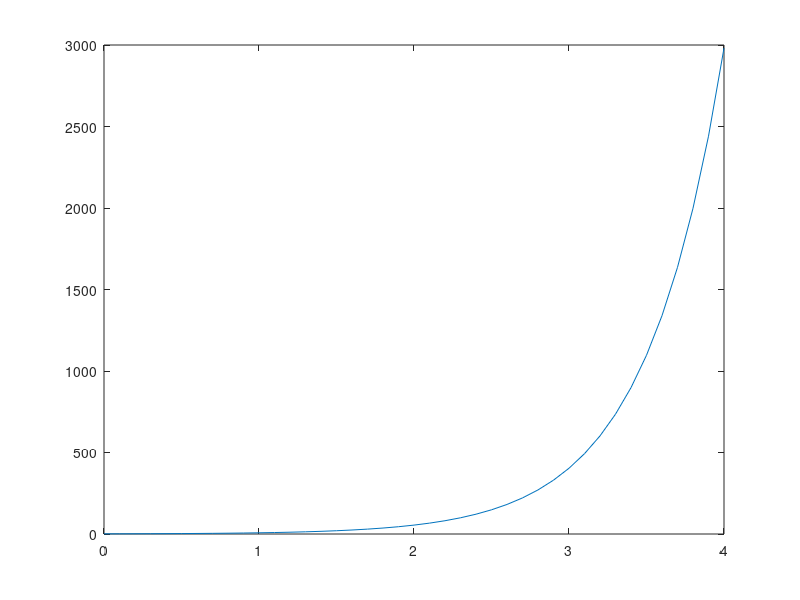

MATLAB code to generate this figure:
fprintf('Exercise 1:');
%- Indicative Exercises
%1. Create the vector x with elements ...
%a.2, 4, 6, 8, ...
a = [2:2:30];
%b.10, 8, 6, 4, 2, 0, -2, -4
b = [10:-2:-4]
%c.1, 1/2, 1/3, 1/4, 1/5, ...
c = [1:1:15].^(-1)
%d.0, 1/2, 2/3, 3/4, 4/5, ...
d = [1:1:10].*[2:1:11].^-1

fprintf('Exercise 2:');
%2. Create a vector with all odd numbers between 31 and 75.
ex2=[31:2:75]


fprintf('Exercise 3:');
%3. If 
x = [2 5 1 6]
%b. Add 16 to each element.
b = x+16
%c. Calculate the square root of each element
c = x.^0.5
%d. Calculate the square of each element
d= x.^2


fprintf('Exercise 4:');
%4. If x = [3 2 6 8]' and y = [4 1 3 5]' (x and y should be column vectors).
%a.Add the elements of x to y
clear;
 x = [3 2 6 8]'
 y = [4 1 3 5]'
x+y

%b.Elevate each element of x to the power determined by the corresponding element of y.
x.^y
%c.Divide each element of y by the corresponding element of x.
y./x
%d.Multiply each element of x by the corresponding element of y, calling the result "z".
z=x.*y
%e.Add the elements of z and assign the results to a variable "w".
w=sum(z)
%f.Calculate x'*y - w.
x'*y - w
%ans =  0


fprintf('Exercise 5:');
%5. Create a vector x with elements,
%xn = (-1)n+1/(2n-1)
%ans = -1.0000    0.3333   -0.2000    0.1429   -0.1111    0.0909   -0.0769    0.0667   -0.0588    0.0526
%Add the elements of this vector to a new vector
%vector (n = 100).
(-1).^[1:1:10]./(2.*[1:1:10]-1)


fprintf('Exercise 6:');
%6. Carry out the inverse of the series of elements of a given vector x.
x=[0 1 2 3 4]
x = x(length(x):-1:1)
 

fprintf('Exercise 7:');
%Given a vector, t= 1:0.2:2, write down the MATLAB expressions that will correctly
%compute the following:
t= 1:0.2:2
%a) ln(2 + t +t2)
log(2+ t+t.^2)
%b) et(1 + cos(3t))
exp(t).*(1+cos(3.*t))
%c) cos2(t) + sin2(t)
cos(t).^2+sin(t).^2
%d) tan‐1(1)
tan(-1).^1
%e) cot(t)
cot(t)
%f) sec2(t) + cot(t) – 1
sec(t).^2+cot(t)-1


fprintf('Exercise 8:');
%8) Plot the following funcƟons over the interval 0 < x < 4 :
x=[0:0.1:4]
%a) x^3
plot(x,x.^3)
%b) e^x
plot(x,exp(x))
xlabel('x-axis')
ylabel('y-axis')
set(gcf,'NumberTitle','off') %don't show the figure number
set(gcf,'Name','Whatever you want for the figure name') %select the name you want
%title('y = e^x')݁
%c)e^x^2
plot(x,exp(x).^2)


fprintf('Exercise 9:');
%Given the array A = [ 2 4 1 ; 6 7 2 ; 3 5 9], provide the commands
%needed to  
A = [ 2 4 1 ; 6 7 2 ; 3 5 9]
%a) Assign the first row of A to a vector called x1.
a=A(1,:)
%b) Assign the last 2 rows of A to an array called y.
b=A(2:3,:)
b=A(end-1:end,:) 
%c) Compute the sum over the columns of A.
c= sum(A)
%d) Compute the sum over the rows of A.
d=sum(A') %sum(A,2)
%f)Add the last rows in the end of the array.
f=[A ; A(1:2,:)]
%g)Add the sum of the lines to an extra line 
% and the sum of the columns to an extra column
g=[ [ A ; sum(A) ] [ sum(A,2) ; sum(A(:)) ] ]
%e)Αdd the sum of the first 2 lines to an extra line 
 e=[ [ A(1:2,:) ; sum(A(1:2,:))]]


fprintf('Exercise 10:');
%Given the array
A = [2 7 9 7 ; 3 1 5 6 ; 8 1 2 5]
% provide the command that will:
%a) assign the even‐numbered columns of A to an array called B
B=A(:,2:2:end)
%b) assign the odd‐numbered rows to an array called C
C= A(1:2:end,:)
%c) convert A into a 4‐by‐3 array (c = A')
%d) compute the reciprocal of each element of A! (SSSSOOOOOSSSSS)
d = 1./A
%e) compute the square‐root of each element of A
e = sqrt(A)


fprintf('Exercise 11:');
%Given x = 1:10 and y = [3 1 5 6 8 2 9 4 7 0], find the results of the
%following commands:
%a) 
clear;
x = 1:10
y = [3 1 5 6 8 2 9 4 7 0]
(x > 3) & (x < 8)
%return 1 if x>3 or 0 if x<=3 
%b) 
x(x > 5)
%c)
y(x <= 4)
%d) 
x( (x < 2) | (x >= 8) )
%e)
y( (x < 2) | (x >= 8) )
%f)
x(y < 0) 


fprintf('Exercise 12:');

%Given 
 x = [4 1 6] 
% and 
 y = [6 2 7]
% write the script to compute the following
%arrays:
%a) aij = xiyj
%b) bij = xi/yj
%c) ci = xiyi, then add up the elements of c.
%d) dij = xi/(2 + xi + yj)
%e) eij = reciprocal of the lesser of xi and yj

N = length(x);
for j = 1:N
 c(j) = x(j)*y(j);
 for k = 1:N
 a(j,k) = x(j)*y(k);
 b(j,k) = x(j)/y(k);
 d(j,k) = x(j)/(2 + x(j) + y(k));
 e(j,k) = 1/min(x(j),y(k));
 end
end
c = sum(c);
a %disp(a);
b
c
d
e



fprintf('Exercise 13:');
%Given x=[7 6 1 2 0 -1 4 3 -2 0] what are the commands that will execute
%the following operations:
x=[7 6 1 2 0 -1 4 3 -2 0]
%a) Sets the negative values of x to zero.
%x(x<0)
n=length(x);
for i=1:n
    if x(i)<0
        x(i)=0;
    end;
end;
x
%b) Extract the values of x greater than 3 in a vector y.
x=[7 6 1 2 0 -1 4 3 -2 0];
n=length(x);ind=1;
for i=1:n
 if x(i)>3
 y(ind)=x(i);
 ind=ind+1;
 end
end
y
%or 
y=x(x>3)
%c) Add 3 to the values of x that are even.
x=[7 6 1 2 0 -1 4 3 -2 0];
n=length(x);
for i=1:n
 if mod(x(i),2)==0
 x(i)=x(i)+3;
 end
end
x 
%or
x+mod(x+1,2)+mod(x+1,2)+mod(x+1,2)
%d) Set the values of x that are less than the mean to zero.
x=[7 6 1 2 0 -1 4 3 -2 0];
n=length(x);
b=mean(x); %sum(x)/length(x)
b
for i=1:n
 if x(i)< mean(x)
     a=x(i);
     x(i)=0;
     fprintf('%d\t',a);
 end
end
x 
%or
x(x>=sum(x)/length(x))
%e) Set the values of x that is greater than the mean to their
%difference with the mean.
x=[7 6 1 2 0 -1 4 3 -2 0];
n=length(x);;y=mean(x);
for i=1:n
 if x(i)> y
 x(i)=x(i)-y;
 end
end
x 

fprintf('Exercise 14:');
% Write down the commands for each of the following operations:
%a) Create a row vector x of 5 equally spaced elements between 2 and 3.
x=[2:1/4:3]
%b) Add 1 to the second element.
x(2)=x(2)+1 
%c) Create a second row vector y of same dimension with elements equal to the
%successive even integers starting with 4.
y=[4:2:12]
%d) Create the matrix A, whose first row is equal to x, whose second row is a line of
%ones, and whose third row is equal to y.
A=[x;ones(1,5);y] 
%e) Define a row vector z, whose elements are equal to the mean value of the columns
%of A.
z=mean(A) 
%f) Define a column vector zz, whose elements are the sum of the elements in each
%rows of A.
zz=sum(A,2)

fprintf('Exercise 15:');
% Create a vector a with elements an=[(-1)^n.*pi^(2*n)]/(2.*n)!
%1<=n<=100
%(You can use the MATLAB function factorial(n) to compute n!).
clear
for n=1:100
 a(n)=(-1)^n*pi^(2*n)/factorial(2*n);
end
a




















